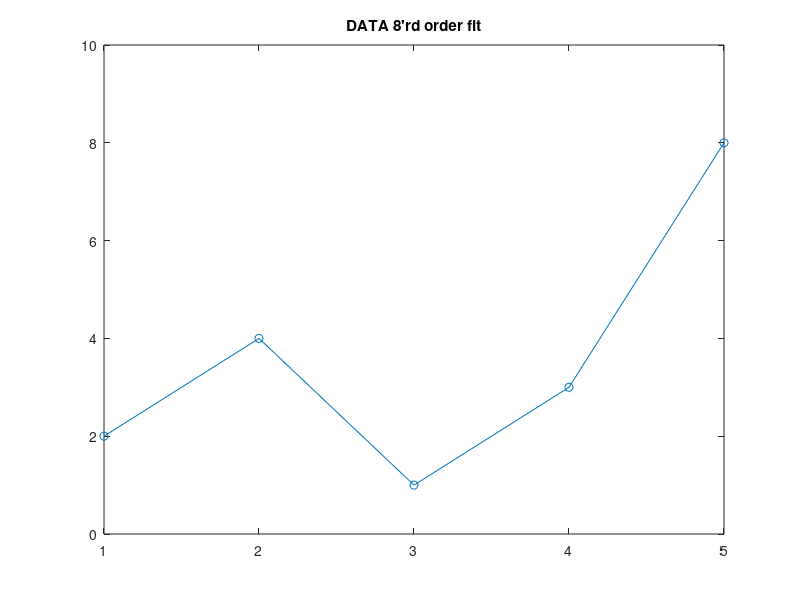

This figure's MATLAB source:
clear
clc

% Order can be adjusted for any other degrees. Here I defined the order 3.
order = 8;

% Given data in the question
x = [1;2;3;4;5];
y = [2;4;1;3;8];

% N is the size of the data
N = size(x,1);

% M must be a matrix of order+1 x order+1 .

M = zeros(order+1,order+1);

% V must be a matrix of order+1 x 1 .
V = zeros(order+1,1);

% A is the coefficient for the equation is must be also order+1 because of x^0.
a = zeros(order+1,1);


%M(1) and V(1) is same for all orders.
M(1) = N;
V(1) = sum(y);

for i=1:(order+1)
   
    % If it is the first row then add normally.
    if(i == 1)
        for j=2:(order+1)
            M(i,j) = sum(power(x,j));
        end 
 
    
    else  
        % If it is other other rows increase the power of first indices by 1.
        for j=1:(order+1)
            M(i,j) = sum(power(x,j+i-1));
        end
         % I also defined V in the same loop.
        V(i) = sum(power(x,i-1).*y);

    end
end


% Find the Linear Solution for M * a = V. It is the same with M\V operation.

a = linsolve(M,V);

% Create fit datas for visualizing.
x_fit = [1:size(x,1)];
y_fit = zeros(size(x_fit,2),1);

% Define each y data for given coefficients.
for k = 1: size(x_fit,2)

    for e = 1:(order+1)
       y_fit(k) = y_fit(k) + power(x_fit(k),e)*a(e);
    end
      
end


% Fit data is plotted.

plot(x_fit,y_fit);
hold on
% Given data in the question.
scatter(x,y)
title("DATA 8'rd order fit")

M
V
a


